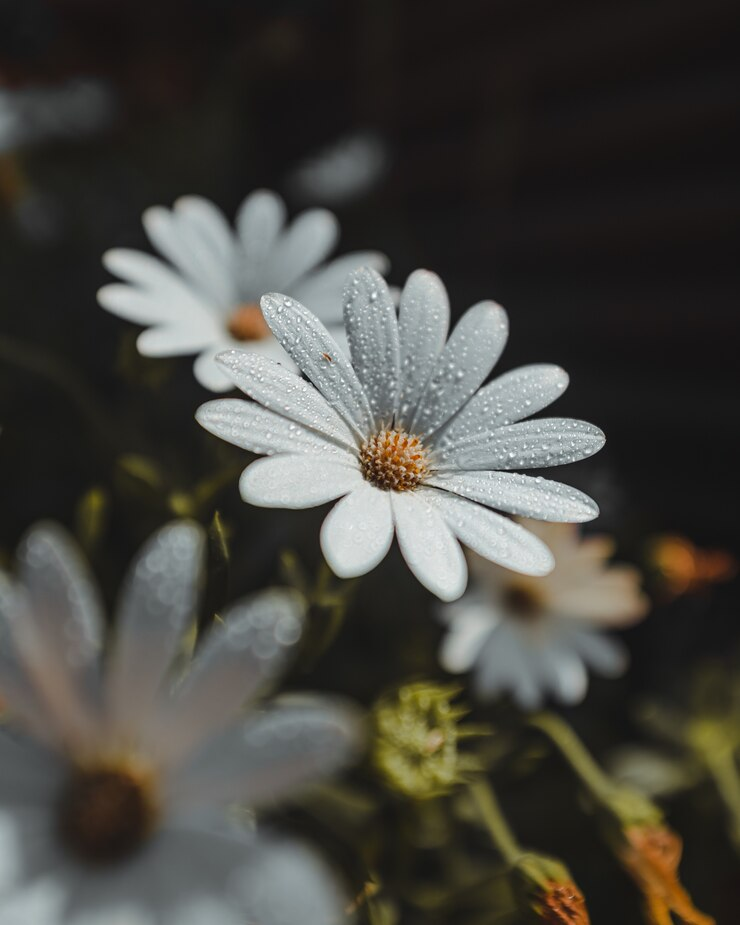
#> input picture images/image.jpg, 740 x 925 px
$ python image_processing11.py
#> lines starting #> are read from the running program, lines starting #| are printed output that depends on the picture
import cv2
import matplotlib.pyplot as plt

def display_image(image, window_title='Image', window_size=(800, 600), wait_key=True):
    resized_image = cv2.resize(image, window_size)

    plt.imshow(resized_image, cmap='gray' if len(image.shape) == 2 else None)
    plt.title(window_title)

    plt.show(block=False)

    while cv2.getWindowProperty(window_title, 0) >= 0:
        if wait_key:
            key = cv2.waitKey(1) & 0xFF

            if key == 27:
                print("Window closed by user.")
                break
            elif key != 255:
                print(f"Key pressed: {chr(key)}")
        else:
            cv2.waitKey(0)
            break

    plt.close()

image_path = 'images/image.jpg'
original_image = cv2.imread(image_path)
#> original_image is the input picture: shape (925, 740, 3); mean B, G, R 64.5, 70.4, 71.6

if original_image is not None:
    grayscale_image = cv2.cvtColor(original_image, cv2.COLOR_BGR2GRAY)
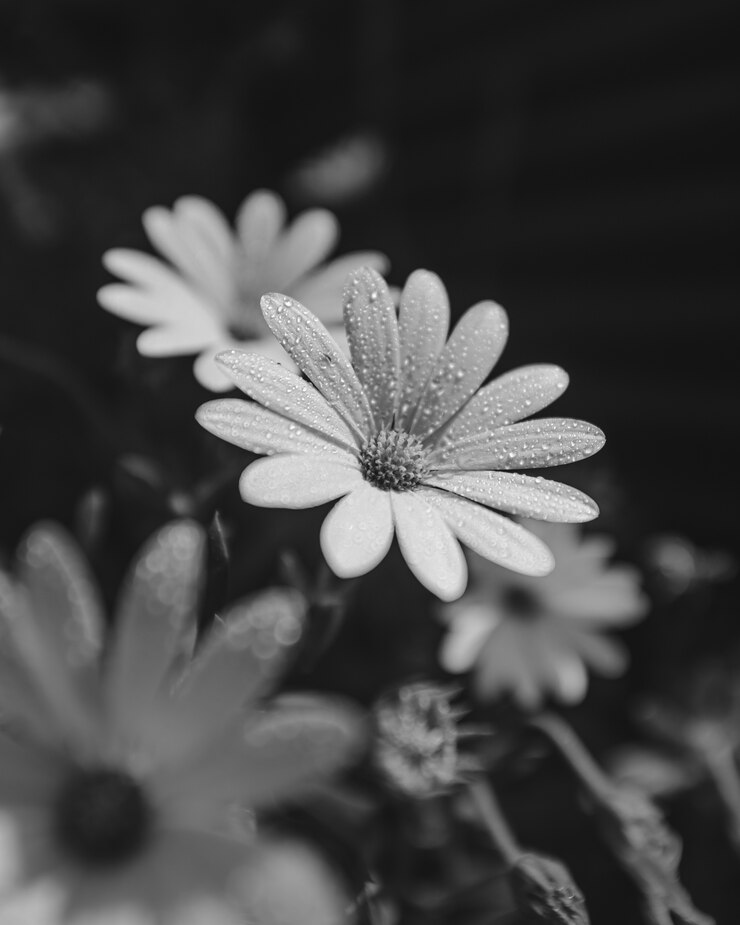
#> grayscale_image: shape (925, 740); min 7, max 255, mean 70.1

    display_image(original_image, window_title='Original Image', window_size=(800, 600))
#> in display_image, `resized_image = cv2.resize(image, window_size)`:
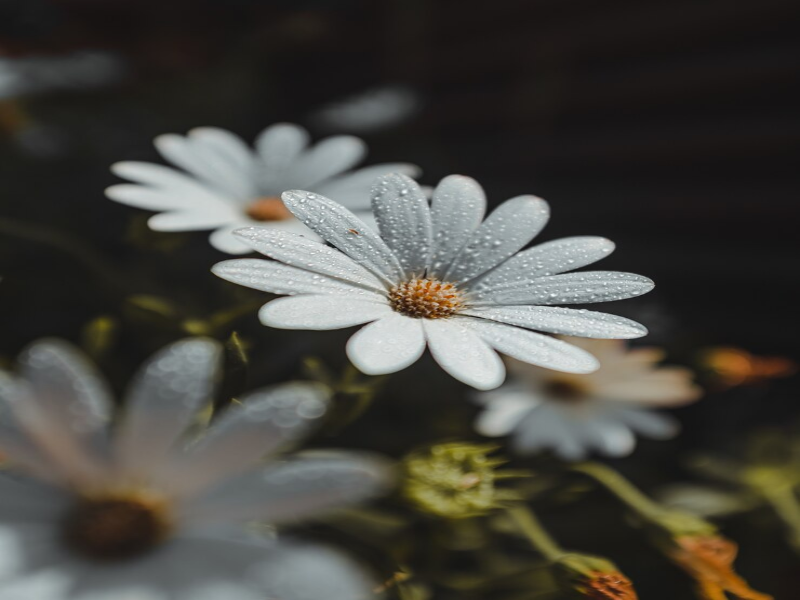
#> resized_image: shape (600, 800, 3); mean B, G, R 64.4, 70.3, 71.5
#> (key Esc is pressed here)
    display_image(grayscale_image, window_title='Grayscale Image', window_size=(800, 600))
#> call 2 of display_image, with window_title = 'Grayscale Image', window_size = (800, 600), wait_key = True
#> in display_image (call 2), `resized_image = cv2.resize(image, window_size)`:
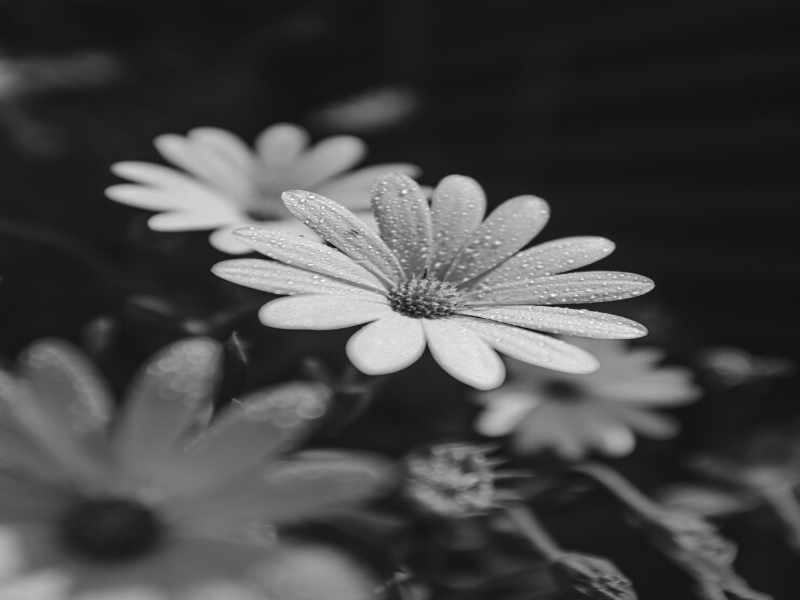
#> resized_image: shape (600, 800); min 18, max 253, mean 70
#> (key Enter is pressed here)
else:
    print(f"Error: Unable to load the image at {image_path}")
